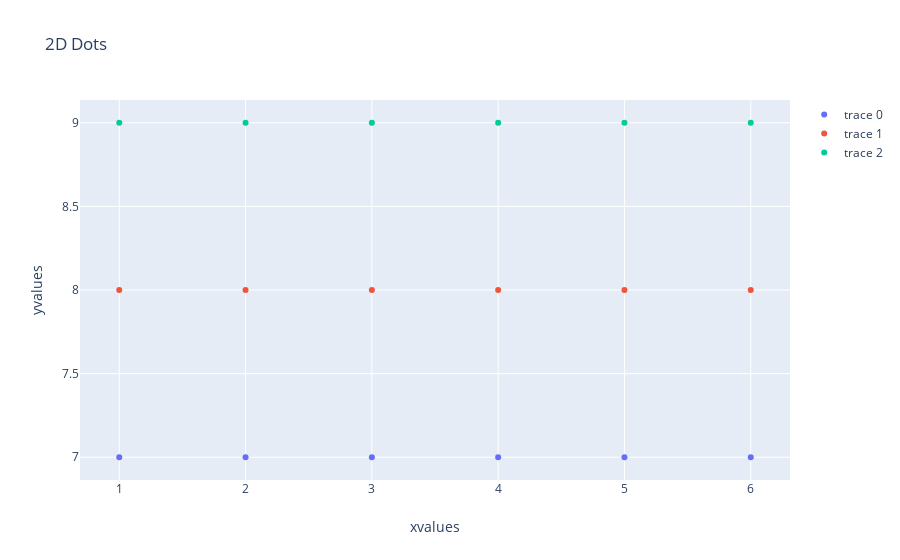

The notebook cell saved with this chart:
### Code cell
pyo.iplot(fig)

### Figure 1 — Plotly figure (JSON) as saved in the notebook; plotly's stock layout.template omitted (floating-point values rounded to 4 significant figures)
{"data": [{"mode": "markers", "type": "scatter", "x": [1, 2, 3, 4, 5, 6], "y": [7, 7, 7, 7, 7, 7]}, {"mode": "markers", "type": "scatter", "x": [1, 2, 3, 4, 5, 6], "y": [8, 8, 8, 8, 8, 8]}, {"mode": "markers", "type": "scatter", "x": [1, 2, 3, 4, 5, 6], "y": [9, 9, 9, 9, 9, 9]}], "layout": {"title": {"text": "2D Dots"}, "xaxis": {"title": {"text": "xvalues"}}, "yaxis": {"title": {"text": "yvalues"}}}}
